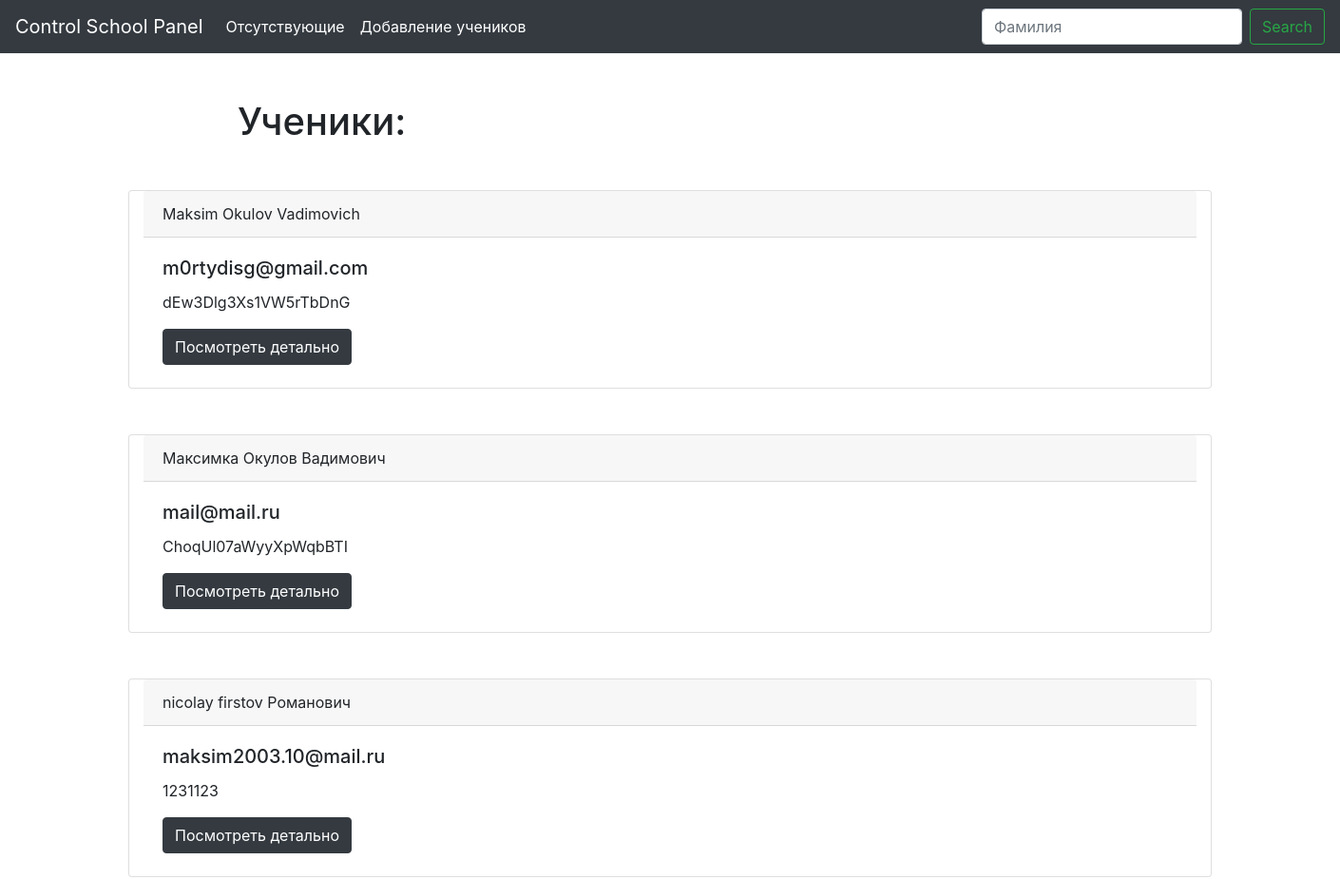
Before: / (upper part) with the older database file.
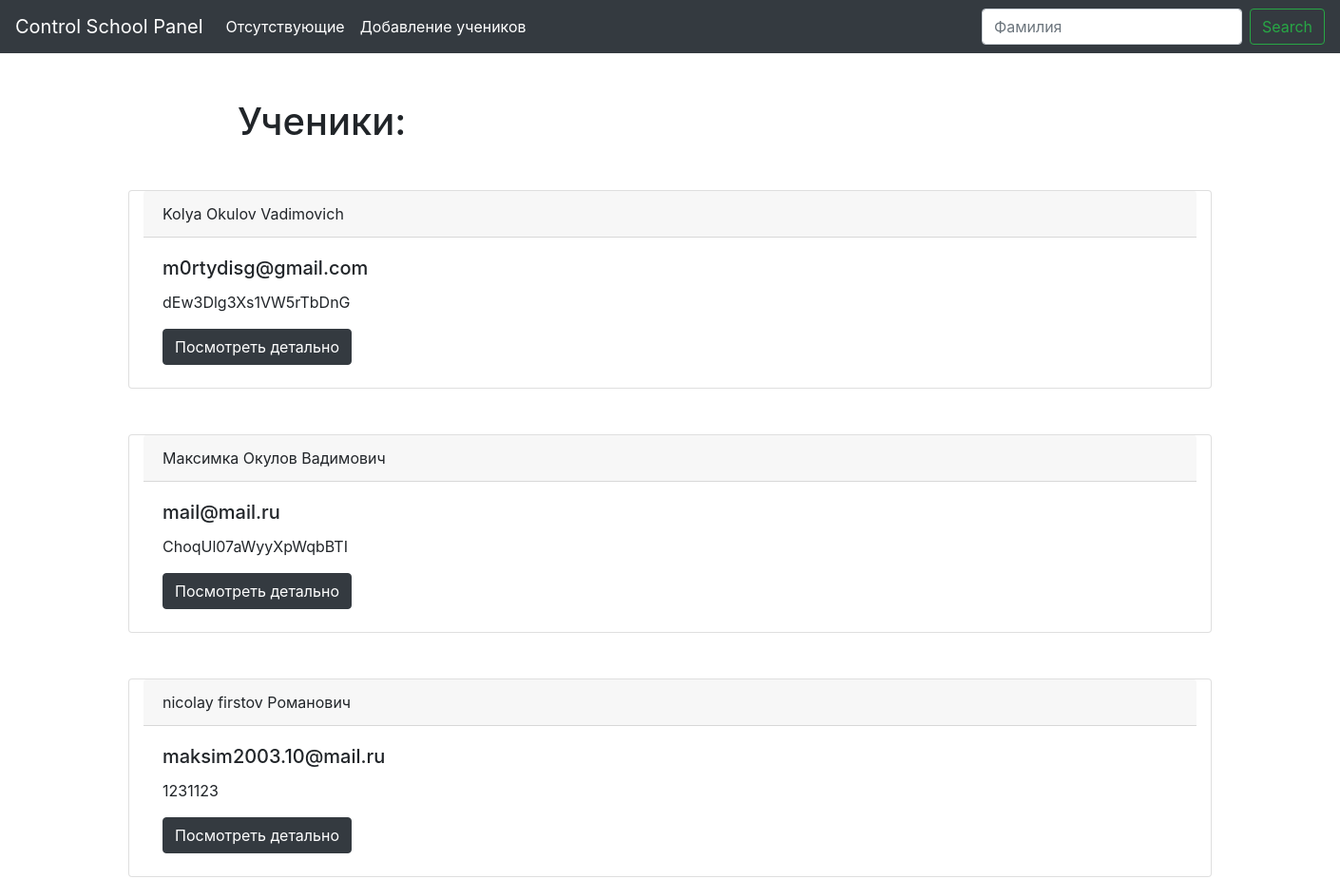
After: the same page with the newer database file.
### api/models.py (models this page shows, shortened)
class Post(models.Model):
    first_name = models.CharField(max_length=100)
    surname = models.CharField(max_length=100)
    patronymic = models.CharField(max_length=100)
    created_date = models.DateTimeField(default=timezone.now())
    slug = models.SlugField(max_length=20, unique=True, default=gen_slug)
    email = models.EmailField(max_length=254)
    in_school = models.CharField(max_length=10, default=False)
    last_use = models.DateTimeField(default=timezone.now())

### api/views.py (the view)
# urls.py: path('', views.index),
def index(request):
    if request.method == 'POST':
        query = request.POST.get('q')
        q = Post.objects.all().filter(surname__icontains=query)
    else:
        q = Post.objects.all()
    return render(request, "index.html", {"students": q})

### templates/index.html (shortened to what this page needs)
{% extends 'base.html' %}
{% block content %}
<h1 class="offset-2 col-12 mt-5 mb-5">Ученики:</h1>
{% for student in students %}
<div class="container card mb-5">
<div class="card-header">
  {{student.first_name}} {{student.surname}} {{student.patronymic}}
</div>
<div class="card-body mb-1">
  <h5 class="card-title">{{ student.email}}</h5>
  <p class="card-text">{{student.slug}}</p>
  <a href="/view/{{ student.slug }}" class="btn btn-dark">Посмотреть детально</a>
</div>
</div>
{% endfor %}
{% endblock %}

Changed rows visible on the page:
changed Post "m0rtydisg@gmail.com": first_name "Maksim" → "Kolya"
